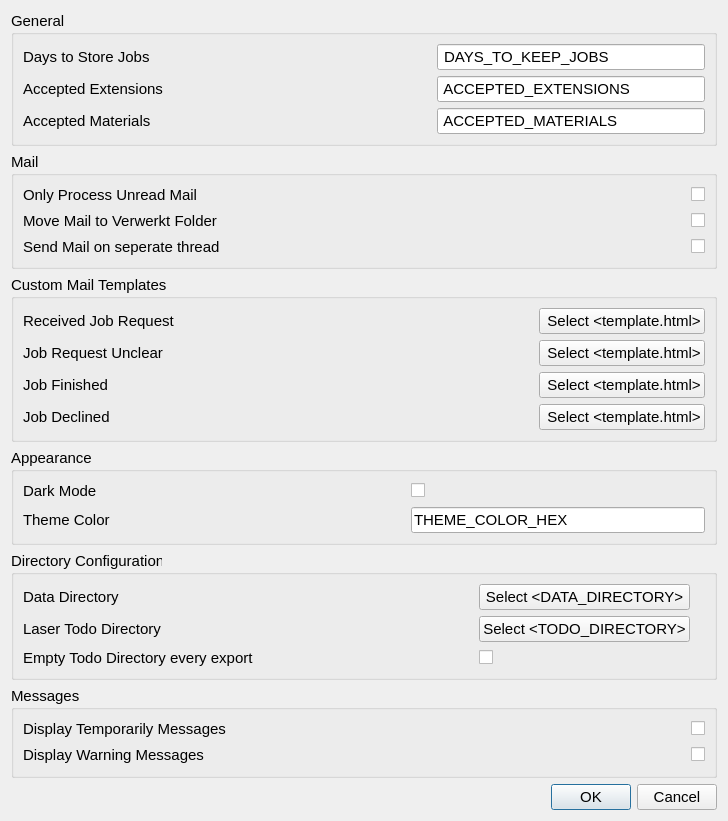
<?xml version="1.0" encoding="UTF-8"?>
<ui version="4.0">
 <class>Dialog</class>
 <widget class="QDialog" name="Dialog">
  <property name="geometry">
   <rect>
    <x>0</x>
    <y>0</y>
    <width>728</width>
    <height>821</height>
   </rect>
  </property>
  <property name="font">
   <font>
    <pointsize>13</pointsize>
   </font>
  </property>
  <property name="windowTitle">
   <string>Settings</string>
  </property>
  <layout class="QVBoxLayout" name="verticalLayout_2">
   <item>
    <widget class="QGroupBox" name="groupBox_3">
     <property name="font">
      <font>
       <pointsize>11</pointsize>
      </font>
     </property>
     <property name="title">
      <string>General</string>
     </property>
     <layout class="QHBoxLayout" name="horizontalLayout_4">
      <item>
       <layout class="QGridLayout" name="gridLayout_5">
        <item row="1" column="1">
         <spacer name="horizontalSpacer_11">
          <property name="font">
           <font>
            <pointsize>11</pointsize>
           </font>
          </property>
          <property name="orientation">
           <enum>Qt::Horizontal</enum>
          </property>
          <property name="sizeHint" stdset="0">
           <size>
            <width>40</width>
            <height>20</height>
           </size>
          </property>
         </spacer>
        </item>
        <item row="2" column="0">
         <widget class="QLabel" name="label_14">
          <property name="font">
           <font>
            <pointsize>11</pointsize>
           </font>
          </property>
          <property name="toolTip">
           <string>&lt;html&gt;&lt;head/&gt;&lt;body&gt;&lt;p&gt;List of commonly used Accepted Materials abbriviations. When the material abbriviation is in the Accepted Materials list it is automatically detected from the laser cut file name.&lt;/p&gt;&lt;p&gt;Fill in the list of Accepted Materials as &amp;quot;material abbriviation&amp;quot; seperated by comma's, example:&lt;/p&gt;&lt;p&gt;material1, material2, material3&lt;/p&gt;&lt;/body&gt;&lt;/html&gt;</string>
          </property>
          <property name="text">
           <string>Accepted Materials</string>
          </property>
          <property name="buddy">
           <cstring>acceptedMaterialsLineEdit</cstring>
          </property>
         </widget>
        </item>
        <item row="2" column="1">
         <spacer name="horizontalSpacer_12">
          <property name="font">
           <font>
            <pointsize>11</pointsize>
           </font>
          </property>
          <property name="orientation">
           <enum>Qt::Horizontal</enum>
          </property>
          <property name="sizeHint" stdset="0">
           <size>
            <width>40</width>
            <height>20</height>
           </size>
          </property>
         </spacer>
        </item>
        <item row="0" column="1">
         <spacer name="horizontalSpacer_10">
          <property name="font">
           <font>
            <pointsize>11</pointsize>
           </font>
          </property>
          <property name="orientation">
           <enum>Qt::Horizontal</enum>
          </property>
          <property name="sizeHint" stdset="0">
           <size>
            <width>40</width>
            <height>20</height>
           </size>
          </property>
         </spacer>
        </item>
        <item row="0" column="2">
         <widget class="QLineEdit" name="daysToKeepJobsLineEdit">
          <property name="font">
           <font>
            <pointsize>11</pointsize>
           </font>
          </property>
          <property name="text">
           <string> DAYS_TO_KEEP_JOBS </string>
          </property>
         </widget>
        </item>
        <item row="2" column="2">
         <widget class="QLineEdit" name="acceptedMaterialsLineEdit">
          <property name="font">
           <font>
            <pointsize>11</pointsize>
           </font>
          </property>
          <property name="text">
           <string> ACCEPTED_MATERIALS </string>
          </property>
         </widget>
        </item>
        <item row="0" column="0">
         <widget class="QLabel" name="label_5">
          <property name="font">
           <font>
            <pointsize>11</pointsize>
           </font>
          </property>
          <property name="toolTip">
           <string>&lt;html&gt;&lt;head/&gt;&lt;body&gt;&lt;p&gt;Number of days before a job and associated files are deleted.&lt;/p&gt;&lt;p&gt;Jobs will only be deleted from the Verwerkt or Afgekeurd folder. &lt;/p&gt;&lt;/body&gt;&lt;/html&gt;</string>
          </property>
          <property name="whatsThis">
           <string/>
          </property>
          <property name="text">
           <string>Days to Store Jobs</string>
          </property>
          <property name="buddy">
           <cstring>daysToKeepJobsLineEdit</cstring>
          </property>
         </widget>
        </item>
        <item row="1" column="2">
         <widget class="QLineEdit" name="acceptedExtentionsLineEdit">
          <property name="font">
           <font>
            <pointsize>11</pointsize>
           </font>
          </property>
          <property name="text">
           <string> ACCEPTED_EXTENSIONS </string>
          </property>
         </widget>
        </item>
        <item row="1" column="0">
         <widget class="QLabel" name="label_16">
          <property name="font">
           <font>
            <pointsize>11</pointsize>
           </font>
          </property>
          <property name="toolTip">
           <string>&lt;html&gt;&lt;head/&gt;&lt;body&gt;&lt;p&gt;&lt;span style=&quot; font-size:14pt;&quot;&gt;Accepted file extensions for a laser job. A job must contain one file with an accepted extension. Fill in as .extension seperated by comma's, example:&lt;/span&gt;&lt;/p&gt;&lt;p&gt;&lt;span style=&quot; font-size:14pt;&quot;&gt;.extension1, .extension2, .extension3&lt;/span&gt;&lt;/p&gt;&lt;/body&gt;&lt;/html&gt;</string>
          </property>
          <property name="text">
           <string>Accepted Extensions</string>
          </property>
          <property name="buddy">
           <cstring>acceptedExtentionsLineEdit</cstring>
          </property>
         </widget>
        </item>
       </layout>
      </item>
     </layout>
    </widget>
   </item>
   <item>
    <widget class="QGroupBox" name="groupBox_4">
     <property name="font">
      <font>
       <pointsize>11</pointsize>
      </font>
     </property>
     <property name="title">
      <string>Mail</string>
     </property>
     <layout class="QHBoxLayout" name="horizontalLayout_2">
      <item>
       <layout class="QGridLayout" name="gridLayout_4">
        <item row="0" column="0">
         <widget class="QLabel" name="label_6">
          <property name="font">
           <font>
            <pointsize>11</pointsize>
           </font>
          </property>
          <property name="toolTip">
           <string>&lt;html&gt;&lt;head/&gt;&lt;body&gt;&lt;p&gt;Only process unread mails in the inbox (checked).&lt;/p&gt;&lt;p&gt;If not selected, handle every mail in inbox (not checked).&lt;/p&gt;&lt;p&gt;Recommended to &lt;span style=&quot; text-decoration: underline;&quot;&gt;not&lt;/span&gt; be checked.&lt;/p&gt;&lt;p&gt;Caution: This program assumes that you move/delete mails from the inbox when you've dealt with them, so your inbox has few (less than 20) mails in it. If you have many old mails still in the default inbox, Creator Administrator will try to process them all, it may then be better to only process unread mail.&lt;/p&gt;&lt;/body&gt;&lt;/html&gt;</string>
          </property>
          <property name="text">
           <string>Only Process Unread Mail</string>
          </property>
          <property name="buddy">
           <cstring>onlyUnreadMailCheckBox</cstring>
          </property>
         </widget>
        </item>
        <item row="1" column="1">
         <spacer name="horizontalSpacer_9">
          <property name="font">
           <font>
            <pointsize>11</pointsize>
           </font>
          </property>
          <property name="orientation">
           <enum>Qt::Horizontal</enum>
          </property>
          <property name="sizeHint" stdset="0">
           <size>
            <width>40</width>
            <height>20</height>
           </size>
          </property>
         </spacer>
        </item>
        <item row="1" column="2">
         <widget class="QCheckBox" name="moveMailToVerwerktCheckBox">
          <property name="font">
           <font>
            <pointsize>11</pointsize>
           </font>
          </property>
          <property name="text">
           <string/>
          </property>
         </widget>
        </item>
        <item row="0" column="1">
         <spacer name="horizontalSpacer_8">
          <property name="font">
           <font>
            <pointsize>11</pointsize>
           </font>
          </property>
          <property name="orientation">
           <enum>Qt::Horizontal</enum>
          </property>
          <property name="sizeHint" stdset="0">
           <size>
            <width>40</width>
            <height>20</height>
           </size>
          </property>
         </spacer>
        </item>
        <item row="1" column="0">
         <widget class="QLabel" name="label_4">
          <property name="font">
           <font>
            <pointsize>11</pointsize>
           </font>
          </property>
          <property name="toolTip">
           <string>&lt;html&gt;&lt;head/&gt;&lt;body&gt;&lt;p&gt;Automatically move a mail to the &amp;quot;Verwerkt&amp;quot; folder when the content has been dowloaded.&lt;/p&gt;&lt;p&gt;Recommended to be selected.&lt;/p&gt;&lt;/body&gt;&lt;/html&gt;</string>
          </property>
          <property name="text">
           <string>Move Mail to Verwerkt Folder</string>
          </property>
          <property name="buddy">
           <cstring>moveMailToVerwerktCheckBox</cstring>
          </property>
         </widget>
        </item>
        <item row="0" column="2">
         <widget class="QCheckBox" name="onlyUnreadMailCheckBox">
          <property name="font">
           <font>
            <pointsize>11</pointsize>
           </font>
          </property>
          <property name="text">
           <string/>
          </property>
         </widget>
        </item>
        <item row="2" column="2">
         <widget class="QCheckBox" name="sendMailThreadedCheckBox">
          <property name="font">
           <font>
            <pointsize>11</pointsize>
           </font>
          </property>
          <property name="text">
           <string/>
          </property>
         </widget>
        </item>
        <item row="2" column="1">
         <spacer name="horizontalSpacer_17">
          <property name="font">
           <font>
            <pointsize>11</pointsize>
           </font>
          </property>
          <property name="orientation">
           <enum>Qt::Horizontal</enum>
          </property>
          <property name="sizeHint" stdset="0">
           <size>
            <width>40</width>
            <height>20</height>
           </size>
          </property>
         </spacer>
        </item>
        <item row="2" column="0">
         <widget class="QLabel" name="label_17">
          <property name="font">
           <font>
            <pointsize>11</pointsize>
           </font>
          </property>
          <property name="toolTip">
           <string>&lt;html&gt;&lt;head/&gt;&lt;body&gt;&lt;p&gt;if not selected the program freezes untill the mail is send (takes 0.5 - 1 second), which can be a bit annoying.&lt;/p&gt;&lt;p&gt;If selected mails are send on a seperate thread resulting in the program being resposive, which is nice. A drawback is that sending mails on a seperate thread can be unstable and may result in errors, which can be a bit annoying.&lt;/p&gt;&lt;p&gt;&lt;br/&gt;&lt;/p&gt;&lt;/body&gt;&lt;/html&gt;</string>
          </property>
          <property name="text">
           <string>Send Mail on seperate thread</string>
          </property>
          <property name="buddy">
           <cstring>moveMailToVerwerktCheckBox</cstring>
          </property>
         </widget>
        </item>
       </layout>
      </item>
     </layout>
    </widget>
   </item>
   <item>
    <widget class="QGroupBox" name="groupBox_6">
     <property name="font">
      <font>
       <pointsize>11</pointsize>
      </font>
     </property>
     <property name="title">
      <string>Custom Mail Templates</string>
     </property>
     <layout class="QVBoxLayout" name="verticalLayout_3">
      <item>
       <layout class="QGridLayout" name="gridLayout_6">
        <item row="0" column="0">
         <widget class="QLabel" name="label_9">
          <property name="font">
           <font>
            <pointsize>11</pointsize>
           </font>
          </property>
          <property name="toolTip">
           <string>Mail send when a job request has been downloaded from the mail inbox.

Inside this mail template:
{sender_name} will be replaced with the senders name. 
{jobs_in_queue} will be replaced with the number of jobs in the WACHTRIJ.</string>
          </property>
          <property name="text">
           <string>Received Job Request</string>
          </property>
          <property name="buddy">
           <cstring>selectReceivedTemplateButton</cstring>
          </property>
         </widget>
        </item>
        <item row="0" column="1">
         <spacer name="horizontalSpacer_13">
          <property name="font">
           <font>
            <pointsize>11</pointsize>
           </font>
          </property>
          <property name="orientation">
           <enum>Qt::Horizontal</enum>
          </property>
          <property name="sizeHint" stdset="0">
           <size>
            <width>433</width>
            <height>26</height>
           </size>
          </property>
         </spacer>
        </item>
        <item row="0" column="2">
         <widget class="SelectFileQPushButton" name="selectReceivedTemplateButton">
          <property name="font">
           <font>
            <pointsize>11</pointsize>
           </font>
          </property>
          <property name="text">
           <string> Select &lt;template.html&gt;</string>
          </property>
         </widget>
        </item>
        <item row="1" column="0">
         <widget class="QLabel" name="label_18">
          <property name="font">
           <font>
            <pointsize>11</pointsize>
           </font>
          </property>
          <property name="toolTip">
           <string>Mail used when a job request is unclear, such as material, material thickness or amount is not specified.

The mail pops up and can be modified before it is send.

Inside this mail template:
{sender_name} will be replaced with the senders name. </string>
          </property>
          <property name="text">
           <string>Job Request Unclear</string>
          </property>
          <property name="buddy">
           <cstring>selectUnclearTemplateButton</cstring>
          </property>
         </widget>
        </item>
        <item row="1" column="1">
         <spacer name="horizontalSpacer_14">
          <property name="font">
           <font>
            <pointsize>11</pointsize>
           </font>
          </property>
          <property name="orientation">
           <enum>Qt::Horizontal</enum>
          </property>
          <property name="sizeHint" stdset="0">
           <size>
            <width>433</width>
            <height>26</height>
           </size>
          </property>
         </spacer>
        </item>
        <item row="1" column="2">
         <widget class="SelectFileQPushButton" name="selectUnclearTemplateButton">
          <property name="font">
           <font>
            <pointsize>11</pointsize>
           </font>
          </property>
          <property name="text">
           <string> Select &lt;template.html&gt;</string>
          </property>
         </widget>
        </item>
        <item row="2" column="0">
         <widget class="QLabel" name="label_13">
          <property name="font">
           <font>
            <pointsize>11</pointsize>
           </font>
          </property>
          <property name="toolTip">
           <string>Mail send when a laser job is finished and can be picked up.

Inside this mail template:
{sender_name} will be replaced with the senders name. </string>
          </property>
          <property name="text">
           <string>Job Finished</string>
          </property>
          <property name="buddy">
           <cstring>selectFinishedTemplateButton</cstring>
          </property>
         </widget>
        </item>
        <item row="2" column="1">
         <spacer name="horizontalSpacer_15">
          <property name="font">
           <font>
            <pointsize>11</pointsize>
           </font>
          </property>
          <property name="orientation">
           <enum>Qt::Horizontal</enum>
          </property>
          <property name="sizeHint" stdset="0">
           <size>
            <width>433</width>
            <height>26</height>
           </size>
          </property>
         </spacer>
        </item>
        <item row="2" column="2">
         <widget class="SelectFileQPushButton" name="selectFinishedTemplateButton">
          <property name="font">
           <font>
            <pointsize>11</pointsize>
           </font>
          </property>
          <property name="text">
           <string> Select &lt;template.html&gt;</string>
          </property>
         </widget>
        </item>
        <item row="3" column="0">
         <widget class="QLabel" name="label_15">
          <property name="font">
           <font>
            <pointsize>11</pointsize>
           </font>
          </property>
          <property name="toolTip">
           <string>Mail used when a print job is declined. 

The mail pops up and can be modified before it is send.

Inside this mail template:
{sender_name} will be replaced with the senders name. </string>
          </property>
          <property name="text">
           <string>Job Declined</string>
          </property>
         </widget>
        </item>
        <item row="3" column="1">
         <spacer name="horizontalSpacer_16">
          <property name="font">
           <font>
            <pointsize>11</pointsize>
           </font>
          </property>
          <property name="orientation">
           <enum>Qt::Horizontal</enum>
          </property>
          <property name="sizeHint" stdset="0">
           <size>
            <width>433</width>
            <height>26</height>
           </size>
          </property>
         </spacer>
        </item>
        <item row="3" column="2">
         <widget class="SelectFileQPushButton" name="selectDeclinedTemplateButton">
          <property name="font">
           <font>
            <pointsize>11</pointsize>
           </font>
          </property>
          <property name="text">
           <string> Select &lt;template.html&gt;</string>
          </property>
         </widget>
        </item>
       </layout>
      </item>
     </layout>
    </widget>
   </item>
   <item>
    <widget class="QGroupBox" name="groupBox">
     <property name="font">
      <font>
       <pointsize>11</pointsize>
      </font>
     </property>
     <property name="title">
      <string>Appearance</string>
     </property>
     <layout class="QVBoxLayout" name="verticalLayout">
      <item>
       <layout class="QGridLayout" name="gridLayout">
        <item row="0" column="2">
         <widget class="QCheckBox" name="darkModeCheckBox">
          <property name="font">
           <font>
            <pointsize>11</pointsize>
           </font>
          </property>
          <property name="text">
           <string/>
          </property>
         </widget>
        </item>
        <item row="0" column="1">
         <spacer name="horizontalSpacer_2">
          <property name="font">
           <font>
            <pointsize>11</pointsize>
           </font>
          </property>
          <property name="orientation">
           <enum>Qt::Horizontal</enum>
          </property>
          <property name="sizeHint" stdset="0">
           <size>
            <width>40</width>
            <height>20</height>
           </size>
          </property>
         </spacer>
        </item>
        <item row="0" column="0">
         <widget class="QLabel" name="label_10">
          <property name="font">
           <font>
            <pointsize>11</pointsize>
           </font>
          </property>
          <property name="text">
           <string>Dark Mode</string>
          </property>
          <property name="buddy">
           <cstring>darkModeCheckBox</cstring>
          </property>
         </widget>
        </item>
        <item row="2" column="0">
         <widget class="QLabel" name="label_11">
          <property name="font">
           <font>
            <pointsize>11</pointsize>
           </font>
          </property>
          <property name="text">
           <string>Theme Color</string>
          </property>
         </widget>
        </item>
        <item row="2" column="1">
         <spacer name="horizontalSpacer">
          <property name="font">
           <font>
            <pointsize>11</pointsize>
           </font>
          </property>
          <property name="orientation">
           <enum>Qt::Horizontal</enum>
          </property>
          <property name="sizeHint" stdset="0">
           <size>
            <width>40</width>
            <height>20</height>
           </size>
          </property>
         </spacer>
        </item>
        <item row="2" column="2">
         <widget class="QLineEdit" name="themeColorLineEdit">
          <property name="font">
           <font>
            <pointsize>11</pointsize>
           </font>
          </property>
          <property name="text">
           <string>THEME_COLOR_HEX</string>
          </property>
         </widget>
        </item>
       </layout>
      </item>
     </layout>
    </widget>
   </item>
   <item>
    <widget class="QGroupBox" name="groupBox_2">
     <property name="font">
      <font>
       <pointsize>11</pointsize>
      </font>
     </property>
     <property name="title">
      <string>Directory Configuration</string>
     </property>
     <layout class="QHBoxLayout" name="horizontalLayout">
      <item>
       <layout class="QGridLayout" name="gridLayout_2">
        <item row="0" column="2">
         <widget class="SelectFolderQPushButton" name="selectDataDirectoryButton">
          <property name="font">
           <font>
            <pointsize>11</pointsize>
           </font>
          </property>
          <property name="text">
           <string>Select &lt;DATA_DIRECTORY&gt;</string>
          </property>
         </widget>
        </item>
        <item row="1" column="2">
         <widget class="SelectFolderQPushButton" name="selectTodoDirectoryButton">
          <property name="font">
           <font>
            <pointsize>11</pointsize>
           </font>
          </property>
          <property name="text">
           <string>Select &lt;TODO_DIRECTORY&gt;</string>
          </property>
         </widget>
        </item>
        <item row="0" column="0">
         <widget class="QLabel" name="label">
          <property name="font">
           <font>
            <pointsize>11</pointsize>
           </font>
          </property>
          <property name="toolTip">
           <string>&lt;html&gt;&lt;head/&gt;&lt;body&gt;&lt;p&gt;Location to store laser jobs data.&lt;/p&gt;&lt;/body&gt;&lt;/html&gt;</string>
          </property>
          <property name="text">
           <string>Data Directory</string>
          </property>
          <property name="buddy">
           <cstring>selectDataDirectoryButton</cstring>
          </property>
         </widget>
        </item>
        <item row="0" column="1">
         <spacer name="horizontalSpacer_4">
          <property name="font">
           <font>
            <pointsize>11</pointsize>
           </font>
          </property>
          <property name="orientation">
           <enum>Qt::Horizontal</enum>
          </property>
          <property name="sizeHint" stdset="0">
           <size>
            <width>40</width>
            <height>20</height>
           </size>
          </property>
         </spacer>
        </item>
        <item row="1" column="0">
         <widget class="QLabel" name="label_3">
          <property name="font">
           <font>
            <pointsize>11</pointsize>
           </font>
          </property>
          <property name="toolTip">
           <string>&lt;html&gt;&lt;head/&gt;&lt;body&gt;&lt;p&gt;Location to store laser files to easily import into laser cut software.&lt;/p&gt;&lt;p&gt;Recommended location: Folder on the Desktop for easy access.&lt;/p&gt;&lt;/body&gt;&lt;/html&gt;</string>
          </property>
          <property name="text">
           <string>Laser Todo Directory </string>
          </property>
          <property name="buddy">
           <cstring>selectTodoDirectoryButton</cstring>
          </property>
         </widget>
        </item>
        <item row="1" column="1">
         <spacer name="horizontalSpacer_3">
          <property name="font">
           <font>
            <pointsize>11</pointsize>
           </font>
          </property>
          <property name="orientation">
           <enum>Qt::Horizontal</enum>
          </property>
          <property name="sizeHint" stdset="0">
           <size>
            <width>40</width>
            <height>20</height>
           </size>
          </property>
         </spacer>
        </item>
        <item row="2" column="1">
         <spacer name="horizontalSpacer_18">
          <property name="font">
           <font>
            <pointsize>11</pointsize>
           </font>
          </property>
          <property name="orientation">
           <enum>Qt::Horizontal</enum>
          </property>
          <property name="sizeHint" stdset="0">
           <size>
            <width>40</width>
            <height>20</height>
           </size>
          </property>
         </spacer>
        </item>
        <item row="2" column="0">
         <widget class="QLabel" name="label_19">
          <property name="font">
           <font>
            <pointsize>11</pointsize>
           </font>
          </property>
          <property name="toolTip">
           <string>&lt;html&gt;&lt;head/&gt;&lt;body&gt;&lt;p&gt;If selected remove all files from the Todo directory before exporting new files into it.&lt;/p&gt;&lt;p&gt;if unselected, add files to existing files in Todo directory.&lt;/p&gt;&lt;p&gt;Recommended to select in order to prevent accumulation of files in the Todo directory.&lt;/p&gt;&lt;/body&gt;&lt;/html&gt;</string>
          </property>
          <property name="text">
           <string>Empty Todo Directory every export</string>
          </property>
          <property name="buddy">
           <cstring>acceptedMaterialsLineEdit</cstring>
          </property>
         </widget>
        </item>
        <item row="2" column="2">
         <widget class="QCheckBox" name="emptyTodoDirCheckBox">
          <property name="font">
           <font>
            <pointsize>11</pointsize>
           </font>
          </property>
          <property name="text">
           <string/>
          </property>
         </widget>
        </item>
       </layout>
      </item>
      <item>
       <widget class="QLabel" name="label_12">
        <property name="font">
         <font>
          <pointsize>11</pointsize>
         </font>
        </property>
        <property name="text">
         <string/>
        </property>
       </widget>
      </item>
     </layout>
    </widget>
   </item>
   <item>
    <widget class="QGroupBox" name="groupBox_5">
     <property name="font">
      <font>
       <pointsize>11</pointsize>
      </font>
     </property>
     <property name="title">
      <string>Messages</string>
     </property>
     <layout class="QHBoxLayout" name="horizontalLayout_5">
      <item>
       <layout class="QGridLayout" name="gridLayout_3">
        <item row="1" column="1">
         <spacer name="horizontalSpacer_6">
          <property name="font">
           <font>
            <pointsize>11</pointsize>
           </font>
          </property>
          <property name="orientation">
           <enum>Qt::Horizontal</enum>
          </property>
          <property name="sizeHint" stdset="0">
           <size>
            <width>40</width>
            <height>20</height>
           </size>
          </property>
         </spacer>
        </item>
        <item row="0" column="0">
         <widget class="QLabel" name="label_7">
          <property name="font">
           <font>
            <pointsize>11</pointsize>
           </font>
          </property>
          <property name="toolTip">
           <string>&lt;html&gt;&lt;head/&gt;&lt;body&gt;&lt;p&gt;Temporarily Messages inform you what is happened in the background, such as &amp;quot;Confirmation Mail Sent to ...&amp;quot; or &amp;quot;Job Finished Mail send to ...&amp;quot; or &amp;quot;Settings Saved&amp;quot;.&lt;/p&gt;&lt;/body&gt;&lt;/html&gt;</string>
          </property>
          <property name="text">
           <string>Display Temporarily Messages</string>
          </property>
          <property name="buddy">
           <cstring>dispTempMessageCheckBox</cstring>
          </property>
         </widget>
        </item>
        <item row="0" column="2">
         <widget class="QCheckBox" name="dispTempMessageCheckBox">
          <property name="font">
           <font>
            <pointsize>11</pointsize>
           </font>
          </property>
          <property name="text">
           <string/>
          </property>
         </widget>
        </item>
        <item row="1" column="0">
         <widget class="QLabel" name="label_8">
          <property name="font">
           <font>
            <pointsize>11</pointsize>
           </font>
          </property>
          <property name="toolTip">
           <string>&lt;html&gt;&lt;head/&gt;&lt;body&gt;&lt;p&gt;Warning Messages warn you about something, such as &amp;quot;No job finished mail send to ...&amp;quot; or &amp;quot;4 invalid mails detected, Respond to them manually.&amp;quot;&lt;/p&gt;&lt;/body&gt;&lt;/html&gt;</string>
          </property>
          <property name="text">
           <string>Display Warning Messages</string>
          </property>
          <property name="buddy">
           <cstring>dispWarnMessageCheckBox</cstring>
          </property>
         </widget>
        </item>
        <item row="0" column="1">
         <spacer name="horizontalSpacer_5">
          <property name="font">
           <font>
            <pointsize>11</pointsize>
           </font>
          </property>
          <property name="orientation">
           <enum>Qt::Horizontal</enum>
          </property>
          <property name="sizeHint" stdset="0">
           <size>
            <width>40</width>
            <height>20</height>
           </size>
          </property>
         </spacer>
        </item>
        <item row="1" column="2">
         <widget class="QCheckBox" name="dispWarnMessageCheckBox">
          <property name="font">
           <font>
            <pointsize>11</pointsize>
           </font>
          </property>
          <property name="text">
           <string/>
          </property>
         </widget>
        </item>
       </layout>
      </item>
     </layout>
    </widget>
   </item>
   <item>
    <widget class="QDialogButtonBox" name="buttonBox">
     <property name="font">
      <font>
       <pointsize>11</pointsize>
      </font>
     </property>
     <property name="orientation">
      <enum>Qt::Horizontal</enum>
     </property>
     <property name="standardButtons">
      <set>QDialogButtonBox::Cancel|QDialogButtonBox::Ok</set>
     </property>
    </widget>
   </item>
  </layout>
 </widget>
 <customwidgets>
  <customwidget>
   <class>SelectFolderQPushButton</class>
   <extends>QPushButton</extends>
   <header>button.h</header>
  </customwidget>
  <customwidget>
   <class>SelectFileQPushButton</class>
   <extends>QPushButton</extends>
   <header>button.h</header>
  </customwidget>
 </customwidgets>
 <tabstops>
  <tabstop>daysToKeepJobsLineEdit</tabstop>
  <tabstop>acceptedExtentionsLineEdit</tabstop>
  <tabstop>acceptedMaterialsLineEdit</tabstop>
  <tabstop>darkModeCheckBox</tabstop>
  <tabstop>themeColorLineEdit</tabstop>
  <tabstop>dispTempMessageCheckBox</tabstop>
  <tabstop>dispWarnMessageCheckBox</tabstop>
  <tabstop>onlyUnreadMailCheckBox</tabstop>
  <tabstop>moveMailToVerwerktCheckBox</tabstop>
  <tabstop>selectDataDirectoryButton</tabstop>
  <tabstop>selectTodoDirectoryButton</tabstop>
 </tabstops>
 <resources/>
 <connections>
  <connection>
   <sender>buttonBox</sender>
   <signal>rejected()</signal>
   <receiver>Dialog</receiver>
   <slot>reject()</slot>
   <hints>
    <hint type="sourcelabel">
     <x>294</x>
     <y>837</y>
    </hint>
    <hint type="destinationlabel">
     <x>294</x>
     <y>430</y>
    </hint>
   </hints>
  </connection>
 </connections>
</ui>
